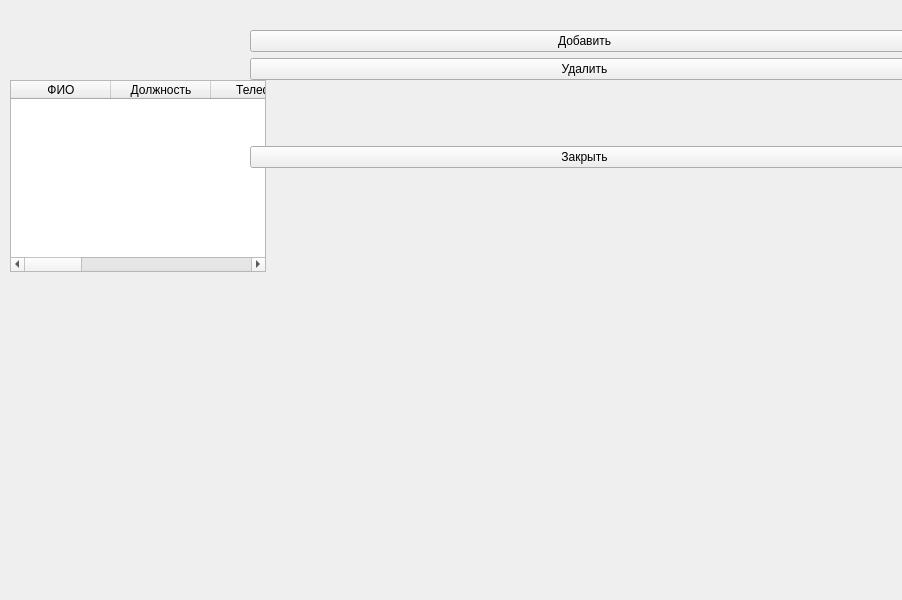
<?xml version="1.0" encoding="UTF-8"?>
<ui version="4.0">
 <class>w_worker</class>
 <widget class="QMainWindow" name="w_worker">
  <property name="geometry">
   <rect>
    <x>0</x>
    <y>0</y>
    <width>902</width>
    <height>600</height>
   </rect>
  </property>
  <property name="windowTitle">
   <string>MainWindow</string>
  </property>
  <widget class="QWidget" name="widget">
   <widget class="QTableWidget" name="table">
    <property name="geometry">
     <rect>
      <x>10</x>
      <y>80</y>
      <width>256</width>
      <height>192</height>
     </rect>
    </property>
    <column>
     <property name="text">
      <string>ФИО</string>
     </property>
    </column>
    <column>
     <property name="text">
      <string>Должность</string>
     </property>
    </column>
    <column>
     <property name="text">
      <string>Телефон</string>
     </property>
    </column>
    <column>
     <property name="text">
      <string>Почта</string>
     </property>
    </column>
    <column>
     <property name="text">
      <string>Пометки</string>
     </property>
    </column>
    <column>
     <property name="text">
      <string>Документы</string>
     </property>
    </column>
    <column>
     <property name="text">
      <string>Оклад</string>
     </property>
    </column>
    <column>
     <property name="text">
      <string>Премия</string>
     </property>
    </column>
   </widget>
   <widget class="QWidget" name="layoutWidget">
    <property name="geometry">
     <rect>
      <x>250</x>
      <y>30</y>
      <width>669</width>
      <height>138</height>
     </rect>
    </property>
    <layout class="QVBoxLayout" name="layout_menu">
     <item>
      <widget class="QPushButton" name="pushbutton_plus_menu">
       <property name="text">
        <string>Добавить</string>
       </property>
      </widget>
     </item>
     <item>
      <widget class="QPushButton" name="pushbutton_delete_menu">
       <property name="text">
        <string>Удалить</string>
       </property>
      </widget>
     </item>
     <item>
      <spacer name="verticalSpacer">
       <property name="orientation">
        <enum>Qt::Vertical</enum>
       </property>
       <property name="sizeHint" stdset="0">
        <size>
         <width>20</width>
         <height>40</height>
        </size>
       </property>
      </spacer>
     </item>
     <item>
      <widget class="QPushButton" name="pushbutton_end_menu">
       <property name="text">
        <string>Закрыть</string>
       </property>
      </widget>
     </item>
    </layout>
   </widget>
  </widget>
 </widget>
 <resources/>
 <connections/>
</ui>
